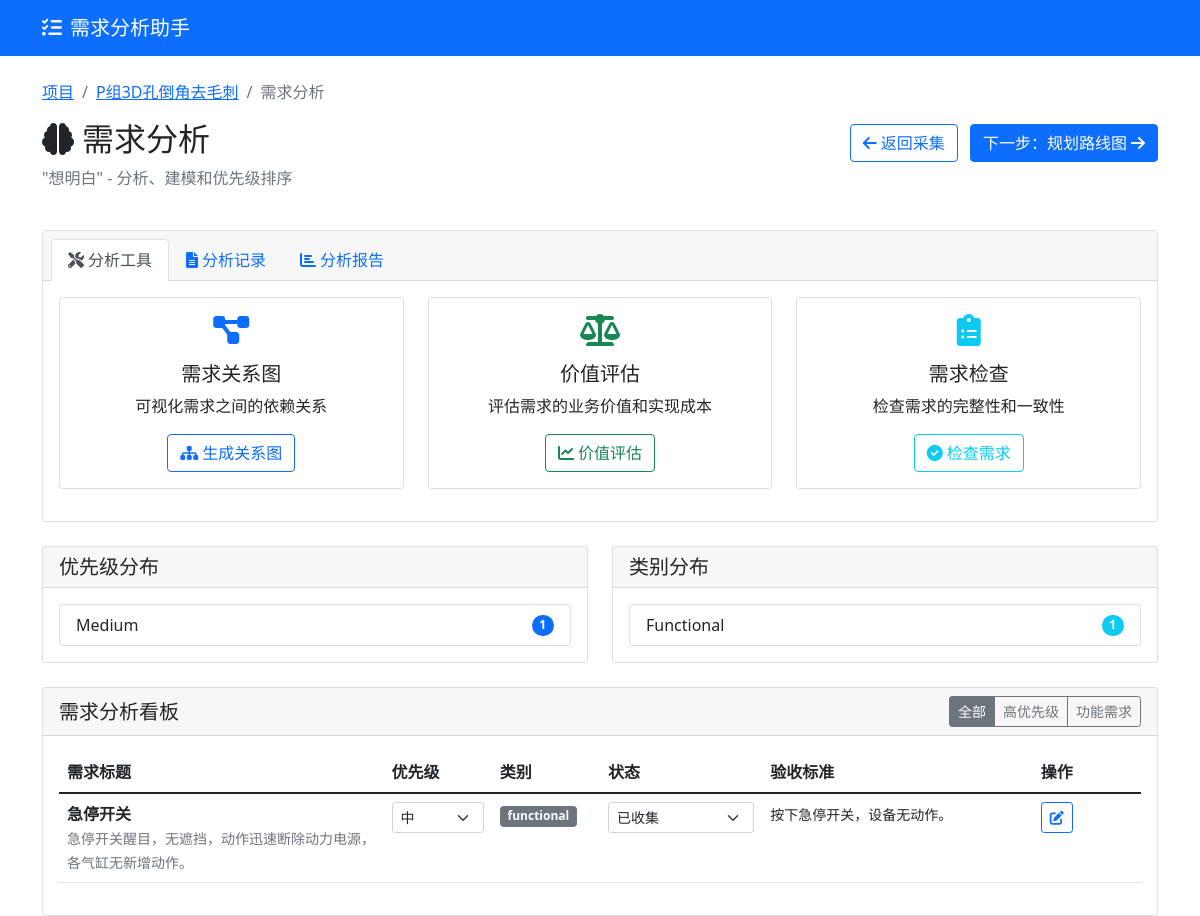
The app's page /project/1/analysis (signed in), older data.
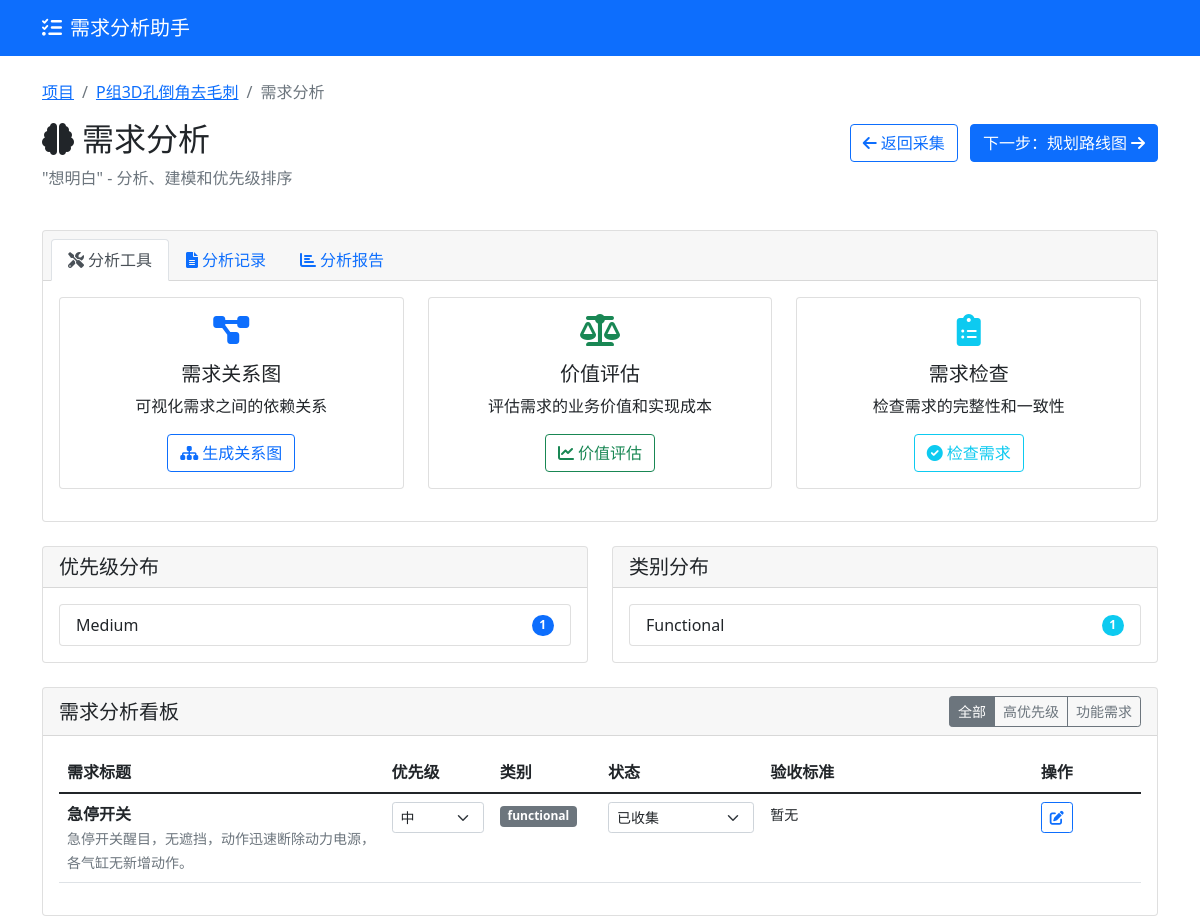
The same page, newer data.
### models.py (models this page shows)
class Project(db.Model):
    __tablename__ = 'projects'
    id = db.Column(db.Integer, primary_key=True)
    name = db.Column(db.String(100), nullable=False)
    description = db.Column(db.Text)
    created_at = db.Column(db.DateTime, default=datetime.utcnow)
    updated_at = db.Column(db.DateTime, default=datetime.utcnow, onupdate=datetime.utcnow)
    stakeholders = db.relationship('Stakeholder', backref='project', lazy=True, cascade='all, delete-orphan')
    requirements = db.relationship('Requirement', backref='project', lazy=True, cascade='all, delete-orphan')
    milestones = db.relationship('Milestone', backref='project', lazy=True, cascade='all, delete-orphan')

class Requirement(db.Model):
    __tablename__ = 'requirements'
    id = db.Column(db.Integer, primary_key=True)
    project_id = db.Column(db.Integer, db.ForeignKey('projects.id'), nullable=False)
    title = db.Column(db.String(200), nullable=False)
    description = db.Column(db.Text)
    source = db.Column(db.String(100))  # 需求来源
    category = db.Column(db.String(50))  # 需求类别
    priority = db.Column(db.String(20), default='medium')  # low, medium, high, critical
    status = db.Column(db.String(20), default='collected')  # collected, analyzing, confirmed, rejected, completed
    acceptance_criteria = db.Column(db.Text)  # 验收标准
    created_at = db.Column(db.DateTime, default=datetime.utcnow)
    updated_at = db.Column(db.DateTime, default=datetime.utcnow, onupdate=datetime.utcnow)
    estimated_business_value = db.Column(db.Integer, default=5)  # 预估业务价值 (1-10)
    estimated_user_value = db.Column(db.Integer, default=5)      # 预估用户价值 (1-10)
    estimated_technical_value = db.Column(db.Integer, default=5) # 预估技术价值 (1-10)
    estimated_effort = db.Column(db.Integer, default=5)          # 预估工作量 (1-10)
    estimated_roi = db.Column(db.Float, default=0.0)             # 预估ROI
    actual_business_value = db.Column(db.Integer, default=0)     # 实际业务价值 (1-10)
    actual_user_value = db.Column(db.Integer, default=0)         # 实际用户价值 (1-10)
    actual_technical_value = db.Column(db.Integer, default=0)    # 实际技术价值 (1-10)
    actual_effort = db.Column(db.Integer, default=0)             # 实际工作量 (1-10)
    actual_roi = db.Column(db.Float, default=0.0)                # 实际ROI
    value_assessor = db.Column(db.String(100))                   # 价值评估人
    value_assessment_date = db.Column(db.DateTime)               # 价值评估日期
    actual_value_assessor = db.Column(db.String(100))            # 实际价值评估人
    actual_value_assessment_date = db.Column(db.DateTime)        # 实际价值评估日期

### app.py (the view)
@app.route('/project/<int:project_id>/analysis')
@login_required
def requirement_analysis(project_id):
    project = Project.query.get_or_404(project_id)
    requirements = Requirement.query.filter_by(project_id=project_id).all()
    priority_stats = {}
    category_stats = {}
    for req in requirements:
        priority_stats[req.priority] = priority_stats.get(req.priority, 0) + 1
        category_stats[req.category] = category_stats.get(req.category, 0) + 1
    response = make_response(render_template('requirement_analysis.html',
                          project=project,
                          requirements=requirements,
                          priority_stats=priority_stats,
                          category_stats=category_stats))
    return response

### app.py (called while the page is built)
@app.after_request
def after_request(response):
    response.headers["Cache-Control"] = "no-cache, no-store, must-revalidate"
    response.headers["Pragma"] = "no-cache"
    response.headers["Expires"] = "0"
    return response

def login_required(f):
    @functools.wraps(f)
    def decorated_function(*args, **kwargs):
        if 'user_id' not in session:
            return jsonify({'success': False, 'error': '需要登录'}), 401
        return f(*args, **kwargs)
    return decorated_function

### templates/requirement_analysis.html (shortened to what this page needs)
{% extends "base.html" %}
{% block content %}
<div class="row mb-4">
    <div class="col-12">
        <nav aria-label="breadcrumb">
            <ol class="breadcrumb">
                <li class="breadcrumb-item"><a href="{{ url_for('index') }}">项目</a></li>
                <li class="breadcrumb-item"><a href="{{ url_for('project_detail', project_id=project.id) }}">{{ project.name }}</a></li>
                <li class="breadcrumb-item active">需求分析</li>
            </ol>
        </nav>
        <div class="d-flex justify-content-between align-items-center">
            <h2><i class="fas fa-brain me-2"></i>需求分析</h2>
            <div>
                <a href="{{ url_for('requirement_collection', project_id=project.id) }}" class="btn btn-outline-primary me-2">
                    <i class="fas fa-arrow-left me-1"></i>返回采集
                </a>
                <a href="{{ url_for('roadmap_planning', project_id=project.id) }}" class="btn btn-primary">
                    下一步：规划路线图<i class="fas fa-arrow-right ms-1"></i>
                </a>
            </div>
        </div>
        <p class="text-muted">"想明白" - 分析、建模和优先级排序</p>
    </div>
</div>
<div class="row mb-4">
    <div class="col-12">
        <div class="card">
            <div class="card-header">
                <ul class="nav nav-tabs card-header-tabs" id="analysisTabs" role="tablist">
                    <li class="nav-item" role="presentation">
                        <button class="nav-link active" id="tools-tab" data-bs-toggle="tab" data-bs-target="#tools" type="button" role="tab">
                            <i class="fas fa-tools me-1"></i>分析工具
                        </button>
                    </li>
                    <li class="nav-item" role="presentation">
                        <button class="nav-link" id="records-tab" data-bs-toggle="tab" data-bs-target="#records" type="button" role="tab">
                            <i class="fas fa-file-alt me-1"></i>分析记录
                        </button>
                    </li>
                    <li class="nav-item" role="presentation">
                        <button class="nav-link" id="reports-tab" data-bs-toggle="tab" data-bs-target="#reports" type="button" role="tab">
                            <i class="fas fa-chart-bar me-1"></i>分析报告
                        </button>
                    </li>
                </ul>
            </div>
            <div class="card-body">
                <div class="tab-content" id="analysisTabsContent">
                    <div class="tab-pane fade show active" id="tools" role="tabpanel">
                        <div class="row">
                            <div class="col-md-4 mb-3">
                                <div class="card h-100">
                                    <div class="card-body text-center">
                                        <i class="fas fa-project-diagram fa-2x text-primary mb-3"></i>
                                        <h5 class="card-title">需求关系图</h5>
                                        <p class="card-text">可视化需求之间的依赖关系</p>
                                        <button class="btn btn-outline-primary" onclick="generateDependencyGraph()">
                                            <i class="fas fa-sitemap me-1"></i>生成关系图
                                        </button>
                                    </div>
                                </div>
                            </div>
                            <div class="col-md-4 mb-3">
                                <div class="card h-100">
                                    <div class="card-body text-center">
                                        <i class="fas fa-balance-scale fa-2x text-success mb-3"></i>
                                        <h5 class="card-title">价值评估</h5>
                                        <p class="card-text">评估需求的业务价值和实现成本</p>
                                        <a href="{{ url_for('value_assessment', project_id=project.id) }}" class="btn btn-outline-success">
                                            <i class="fas fa-chart-line me-1"></i>价值评估
                                        </a>
                                    </div>
                                </div>
                            </div>
                            <div class="col-md-4 mb-3">
                                <div class="card h-100">
                                    <div class="card-body text-center">
                                        <i class="fas fa-clipboard-list fa-2x text-info mb-3"></i>
                                        <h5 class="card-title">需求检查</h5>
                                        <p class="card-text">检查需求的完整性和一致性</p>
                                        <button class="btn btn-outline-info" onclick="checkRequirements()">
                                            <i class="fas fa-check-circle me-1"></i>检查需求
                                        </button>
                                    </div>
                                </div>
                            </div>
                        </div>
                    </div>
                </div>
            </div>
        </div>
    </div>
</div>
<div class="row mb-4">
    <div class="col-md-6">
        <div class="card">
            <div class="card-header">
                <h5 class="mb-0">优先级分布</h5>
            </div>
            <div class="card-body">
                <ul class="list-group">
                    {% for priority, count in priority_stats.items() %}
                    <li class="list-group-item d-flex justify-content-between align-items-center">
                        {{ priority|title }}
                        <span class="badge bg-primary rounded-pill">{{ count }}</span>
                    </li>
                    {% else %}
                    <li class="list-group-item text-muted">暂无需求数据</li>
                    {% endfor %}
                </ul>
            </div>
        </div>
    </div>
    <div class="col-md-6">
        <div class="card">
            <div class="card-header">
                <h5 class="mb-0">类别分布</h5>
            </div>
            <div class="card-body">
                <ul class="list-group">
                    {% for category, count in category_stats.items() %}
                    <li class="list-group-item d-flex justify-content-between align-items-center">
                        {{ category|title }}
                        <span class="badge bg-info rounded-pill">{{ count }}</span>
                    </li>
                    {% else %}
                    <li class="list-group-item text-muted">暂无需求数据</li>
                    {% endfor %}
                </ul>
            </div>
        </div>
    </div>
</div>
<div class="row">
    <div class="col-12">
        <div class="card">
            <div class="card-header d-flex justify-content-between align-items-center">
                <h5 class="mb-0">需求分析看板</h5>
                <div class="btn-group">
                    <button class="btn btn-sm btn-outline-secondary active" onclick="filterRequirements('all')">全部</button>
                    <button class="btn btn-sm btn-outline-secondary" onclick="filterRequirements('high')">高优先级</button>
                    <button class="btn btn-sm btn-outline-secondary" onclick="filterRequirements('functional')">功能需求</button>
                </div>
            </div>
            <div class="card-body">
                <div class="table-responsive">
                    <table class="table table-hover">
                        <thead>
                            <tr>
                                <th width="30%">需求标题</th>
                                <th width="10%">优先级</th>
                                <th width="10%">类别</th>
                                <th width="15%">状态</th>
                                <th width="25%">验收标准</th>
                                <th width="10%">操作</th>
                            </tr>
                        </thead>
                        <tbody id="requirementsBody">
                            {% for requirement in requirements %}
                            <tr class="requirement-row" data-priority="{{ requirement.priority }}" data-category="{{ requirement.category }}">
                                <td>
                                    <strong>{{ requirement.title }}</strong>
                                    <br>
                                    <small class="text-muted">{{ requirement.description[:100] }}{% if requirement.description|length > 100 %}...{% endif %}</small>
                                </td>
                                <td>
                                    <select class="form-select form-select-sm" onchange="updateRequirementPriority({{ requirement.id }}, this.value)">
                                        <option value="medium" {% if requirement.priority == 'medium' %}selected{% endif %}>中</option>
                                    </select>
                                </td>
                                <td>
                                    <span class="badge bg-secondary">{{ requirement.category }}</span>
                                </td>
                                <td>
                                    <select class="form-select form-select-sm" onchange="updateRequirementStatus({{ requirement.id }}, this.value)">
                                        <option value="collected" {% if requirement.status == 'collected' %}selected{% endif %}>已收集</option>
                                    </select>
                                </td>
                                <td>
                                    <small>{{ requirement.acceptance_criteria[:80] or '暂无' }}{% if requirement.acceptance_criteria and requirement.acceptance_criteria|length > 80 %}...{% endif %}</small>
                                </td>
                                <td>
                                    <button class="btn btn-sm btn-outline-primary" onclick="viewRequirement({{ requirement.id }})">
                                        <i class="fas fa-edit"></i>
                                    </button>
                                </td>
                            </tr>
                            {% endfor %}
                        </tbody>
                    </table>
                </div>
            </div>
        </div>
    </div>
</div>
{% endblock %}
{% block scripts %}
<link href="https://cdn.jsdelivr.net/npm/vis-network@9.1.2/dist/vis-network.min.css" rel="stylesheet">
{% endblock %}

### templates/base.html (shortened to what this page needs)
<!DOCTYPE html>
<html lang="zh-CN">
<head>
    <link href="https://cdn.jsdelivr.net/npm/bootstrap@5.1.3/dist/css/bootstrap.min.css" rel="stylesheet">
    <link href="https://cdnjs.cloudflare.com/ajax/libs/font-awesome/6.0.0/css/all.min.css" rel="stylesheet">
    <link href="{{ url_for('static', filename='css/style.css') }}" rel="stylesheet">
</head>
<body>
    <nav class="navbar navbar-expand-lg navbar-dark bg-primary">
        <div class="container">
            <a class="navbar-brand" href="{{ url_for('index') }}">
                <i class="fas fa-tasks me-2"></i>需求分析助手
            </a>
        </div>
    </nav>
    <div class="container mt-4">
        {% block content %}{% endblock %}
    </div>
    {% block scripts %}{% endblock %}
</body>
</html>

Row changes from the older to the newer data that the page shows:
changed Requirement "Medium": acceptance_criteria "按下急停开关，设备无动作。" → "暂无"
